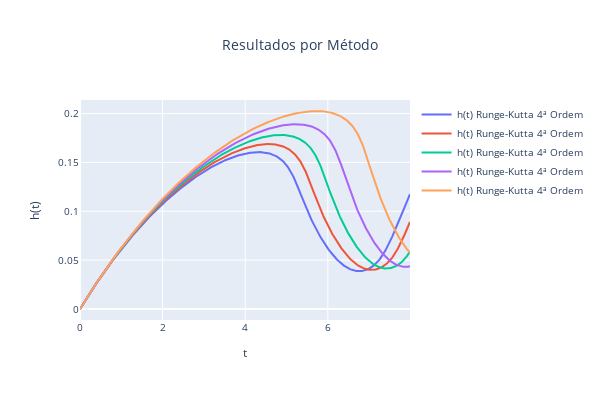

Write notebook code for a chart like this one.
### Code cell
plot_output(variable="h", title="h(t)", dfs=dfs)

### Figure 1 — Plotly figure (JSON) as saved in the notebook; plotly's stock layout.template omitted (floating-point values rounded to 4 significant figures; data arrays with more than 128 entries replaced by an {"elided": "..."} marker saying what was removed)
{"data": [{"mode": "lines", "name": "h(t) Runge-Kutta 4ª Ordem", "type": "scatter", "x": {"elided": "800 float values"}, "y": {"elided": "800 float values"}}, {"mode": "lines", "name": "h(t) Runge-Kutta 4ª Ordem", "type": "scatter", "x": {"elided": "800 float values"}, "y": {"elided": "800 float values"}}, {"mode": "lines", "name": "h(t) Runge-Kutta 4ª Ordem", "type": "scatter", "x": {"elided": "800 float values"}, "y": {"elided": "800 float values"}}, {"mode": "lines", "name": "h(t) Runge-Kutta 4ª Ordem", "type": "scatter", "x": {"elided": "800 float values"}, "y": {"elided": "800 float values"}}, {"mode": "lines", "name": "h(t) Runge-Kutta 4ª Ordem", "type": "scatter", "x": {"elided": "800 float values"}, "y": {"elided": "800 float values"}}], "layout": {"font": {"size": 10}, "height": 400, "title": {"text": "Resultados por Método", "x": 0.5}, "width": 600, "xaxis": {"title": {"text": "t"}}, "yaxis": {"title": {"text": "h(t)"}}}}
